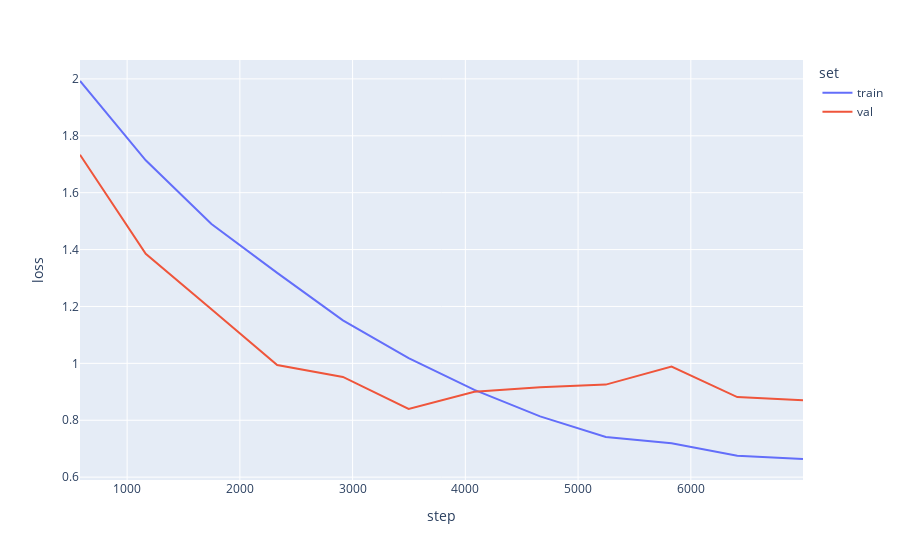
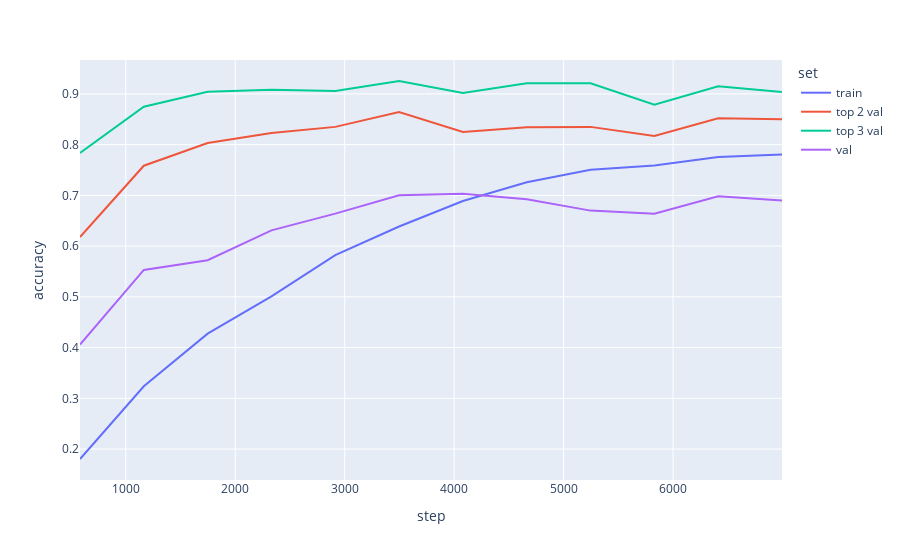

The notebook cell saved with these charts, in order:
### Code cell
# Visualize losses/metrics

log_dir = project_path + '/notebooks/logs/ResNet/1.0/'
log = pd.read_csv(os.path.join(log_dir, 'metrics.csv'))

train_log = log[['step', 'train_loss']].dropna().rename(columns={'train_loss': 'loss'})
train_log['set'] = 'train'
val_log = log[['step', 'val_loss']].dropna().rename(columns={'val_loss': 'loss'})
val_log['set'] = 'val'

log = train_log.append(val_log)
log = log.sort_values(by=['step'])

fig = px.line(log, x='step', y='loss', color='set')
fig.show()

log = pd.read_csv(os.path.join(log_dir, 'metrics.csv'))

train_log = log[['step', 'train_accuracy']].dropna().rename(columns={'train_accuracy': 'accuracy'})
train_log['set'] = 'train'
val_log = log[['step', 'val_accuracy']].dropna().rename(columns={'val_accuracy': 'accuracy'})
val_log['set'] = 'val'
val_log2 = log[['step', 'top_2_val_accuracy']].dropna().rename(columns={'top_2_val_accuracy': 'accuracy'})
val_log2['set'] = 'top 2 val'
val_log3 = log[['step', 'top_3_val_accuracy']].dropna().rename(columns={'top_3_val_accuracy': 'accuracy'})
val_log3['set'] = 'top 3 val'

log = train_log.append(val_log).append(val_log2).append(val_log3)
log = log.sort_values(by=['step'])

fig = px.line(log, x='step', y='accuracy', color='set')
fig.show()

### Figure 1 — Plotly figure (JSON) as saved in the notebook; plotly's stock layout.template omitted (floating-point values rounded to 4 significant figures)
{"data": [{"hovertemplate": "set=train<br>step=%{x}<br>loss=%{y}<extra></extra>", "legendgroup": "train", "line": {"color": "#636efa", "dash": "solid"}, "mode": "lines", "name": "train", "orientation": "v", "showlegend": true, "type": "scatter", "x": [582, 1165, 1748, 2331, 2914, 3497, 4080, 4663, 5246, 5829, 6412, 6995], "xaxis": "x", "y": [1.993, 1.714, 1.49, 1.318, 1.151, 1.019, 0.9067, 0.8135, 0.7415, 0.7192, 0.6748, 0.6638], "yaxis": "y"}, {"hovertemplate": "set=val<br>step=%{x}<br>loss=%{y}<extra></extra>", "legendgroup": "val", "line": {"color": "#EF553B", "dash": "solid"}, "mode": "lines", "name": "val", "orientation": "v", "showlegend": true, "type": "scatter", "x": [582, 1165, 1748, 2331, 2914, 3497, 4080, 4663, 5246, 5829, 6412, 6995], "xaxis": "x", "y": [1.734, 1.385, 1.19, 0.9941, 0.9524, 0.8398, 0.9003, 0.9157, 0.9253, 0.9888, 0.8815, 0.87], "yaxis": "y"}], "layout": {"legend": {"title": {"text": "set"}, "tracegroupgap": 0}, "margin": {"t": 60}, "xaxis": {"anchor": "y", "domain": [0, 1], "title": {"text": "step"}}, "yaxis": {"anchor": "x", "domain": [0, 1], "title": {"text": "loss"}}}}

### Figure 2 — Plotly figure (JSON) as saved in the notebook; plotly's stock layout.template omitted (floating-point values rounded to 4 significant figures)
{"data": [{"hovertemplate": "set=train<br>step=%{x}<br>accuracy=%{y}<extra></extra>", "legendgroup": "train", "line": {"color": "#636efa", "dash": "solid"}, "mode": "lines", "name": "train", "orientation": "v", "showlegend": true, "type": "scatter", "x": [582, 1165, 1748, 2331, 2914, 3497, 4080, 4663, 5246, 5829, 6412, 6995], "xaxis": "x", "y": [0.1804, 0.3238, 0.4275, 0.5008, 0.5823, 0.6386, 0.6889, 0.7257, 0.7506, 0.7588, 0.7755, 0.7808], "yaxis": "y"}, {"hovertemplate": "set=top 2 val<br>step=%{x}<br>accuracy=%{y}<extra></extra>", "legendgroup": "top 2 val", "line": {"color": "#EF553B", "dash": "solid"}, "mode": "lines", "name": "top 2 val", "orientation": "v", "showlegend": true, "type": "scatter", "x": [582, 1165, 1748, 2331, 2914, 3497, 4080, 4663, 5246, 5829, 6412, 6995], "xaxis": "x", "y": [0.6178, 0.7584, 0.8033, 0.8231, 0.835, 0.864, 0.8251, 0.8343, 0.835, 0.8172, 0.8521, 0.8502], "yaxis": "y"}, {"hovertemplate": "set=top 3 val<br>step=%{x}<br>accuracy=%{y}<extra></extra>", "legendgroup": "top 3 val", "line": {"color": "#00cc96", "dash": "solid"}, "mode": "lines", "name": "top 3 val", "orientation": "v", "showlegend": true, "type": "scatter", "x": [582, 1165, 1748, 2331, 2914, 3497, 4080, 4663, 5246, 5829, 6412, 6995], "xaxis": "x", "y": [0.7835, 0.8746, 0.9043, 0.9083, 0.9056, 0.9254, 0.9017, 0.9208, 0.9208, 0.8785, 0.9149, 0.9036], "yaxis": "y"}, {"hovertemplate": "set=val<br>step=%{x}<br>accuracy=%{y}<extra></extra>", "legendgroup": "val", "line": {"color": "#ab63fa", "dash": "solid"}, "mode": "lines", "name": "val", "orientation": "v", "showlegend": true, "type": "scatter", "x": [582, 1165, 1748, 2331, 2914, 3497, 4080, 4663, 5246, 5829, 6412, 6995], "xaxis": "x", "y": [0.4059, 0.5531, 0.5723, 0.631, 0.664, 0.7003, 0.703, 0.6924, 0.67, 0.664, 0.6983, 0.6898], "yaxis": "y"}], "layout": {"legend": {"title": {"text": "set"}, "tracegroupgap": 0}, "margin": {"t": 60}, "xaxis": {"anchor": "y", "domain": [0, 1], "title": {"text": "step"}}, "yaxis": {"anchor": "x", "domain": [0, 1], "title": {"text": "accuracy"}}}}
